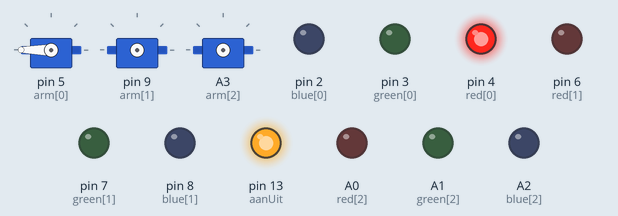
This sketch was run on a simulated Arduino Uno, built with avr-gcc and run on an emulated ATmega328P. On the bench: 3 × servo, output pins drawn as LEDs (lit = HIGH).

Above: at 0.1 s.
At 3.8 s:
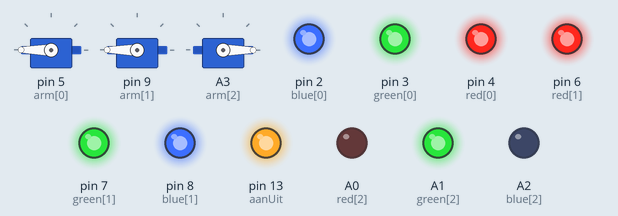
At 8.4 s:
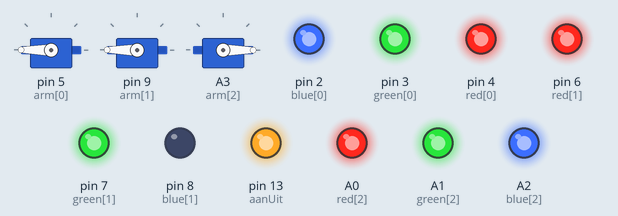
At 17.6 s:
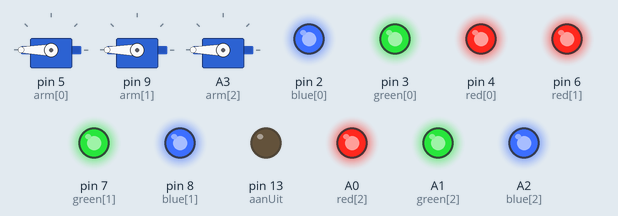
At 26.9 s:
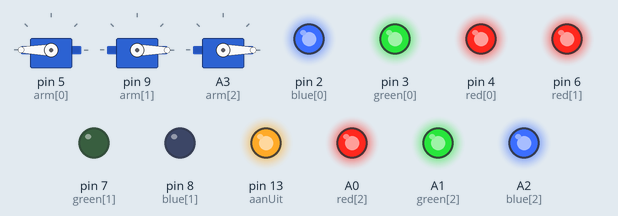
At 36.1 s:
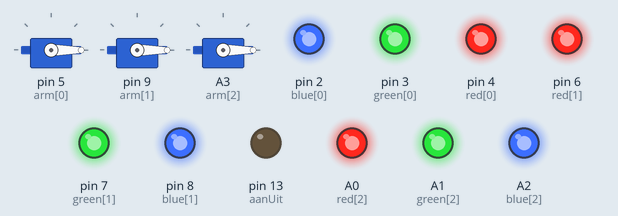
Timing chart, 0 to 40.0 s (numbered marks = the images above):
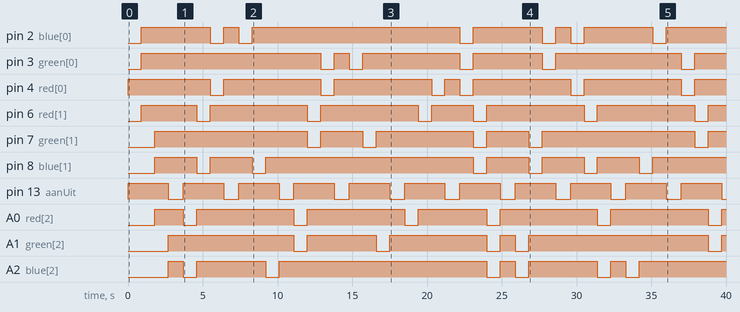

The sketch:

3zwieparmen2.ino
```cpp
#include <Servo.h>

Servo servo[3];
int arm[] = {5,9,A3};

int red[] = {4,6,A0};
int green[] = {3,7,A1};
int blue[] = {2,8,A2};

const int aanUit = 13;

const int rood = 6;
const int geel = 4;
const int groen = 5;
const int cyaan = 1;
const int blauw = 3;
const int paars = 2;
const int wit = 0;
const int sweeptime = 900;

int kleur =0;
int hoek =0;
int hoekDelta = 180;


void setup() {
  // put your setup code here, to run once:
 // arm1.attach(3);
 for(int i=0; i<3; i++){
    pinMode(red[i], OUTPUT);
    pinMode(green[i], OUTPUT);
    pinMode(blue[i],OUTPUT);
 }
 pinMode(aanUit, OUTPUT);
}

void loop() {
  // put your main code here, to run repeatedly:
  kleur++;
  hoek+=hoekDelta;
  if (hoek>150 || hoek<30)
  {
    hoekDelta = -hoekDelta;
  }
  if (kleur > 6 ) {
    kleur = 0;

    }

  digitalWrite(aanUit, HIGH);
  if (hoek>30){
  for (int i =0; i<3; i++){
    servo[i].attach(arm[i]);
    aan(i, kleur);
    servo[i].write(hoek) ;
    delay(sweeptime);
    uit(i);
    servo[i].detach();
  }
  }
  else
  {
    for (int i=2; i>=0; i--){
      servo[i].attach(arm[i]);
      aan(i,kleur);
          servo[i].write(hoek) ;
          delay(sweeptime);
          uit(i);
          servo[i].detach();
    }
  }
  digitalWrite(aanUit, LOW);
  delay(1000);
}


void uit(int i){
  digitalWrite(red[i], HIGH);
  digitalWrite(green[i], HIGH);
  digitalWrite(blue[i], HIGH);
}

void aan(int i, int kleur){
  digitalWrite(red[i], (kleur & 1)==1?HIGH:LOW);
  digitalWrite(green[i], (kleur & 2)==2?HIGH:LOW);
  digitalWrite(blue[i], (kleur & 4)==4?HIGH:LOW);
}
```

Measured:
- by itself, pin 2 (blue[0]): LOW → HIGH at 0.90 s, → LOW 4.6 s later, → HIGH 0.90 s later, → LOW 1.0 s later, … (13 changes in this stretch)
- by itself, pin 3 (green[0]): LOW → HIGH at 0.90 s, → LOW 12.0 s later, → HIGH 0.90 s later, → LOW 1.0 s later, … (11 changes in this stretch)
- by itself, pin 4 (red[0]): LOW → HIGH at 0.00 s, → LOW 5.5 s later, → HIGH 0.90 s later, → LOW 6.5 s later, … (13 changes in this stretch)
- by itself, pin 6 (red[1]): LOW → HIGH at 0.90 s, → LOW 3.7 s later, → HIGH 0.90 s later, → LOW 6.5 s later, … (13 changes in this stretch)
- by itself, pin 7 (green[1]): LOW → HIGH at 1.8 s, → LOW 10.2 s later, → HIGH 0.90 s later, → LOW 2.8 s later, … (11 changes in this stretch)
- by itself, pin 8 (blue[1]): LOW → HIGH at 1.8 s, → LOW 2.8 s later, → HIGH 0.90 s later, → LOW 2.8 s later, … (13 changes in this stretch)
- by itself, pin 13 (aanUit): alternates HIGH for 2.7 s and LOW for 1.0 s
- by itself, A0 (red[2]): LOW → HIGH at 1.8 s, → LOW 1.9 s later, → HIGH 0.90 s later, → LOW 6.5 s later, … (13 changes in this stretch)
